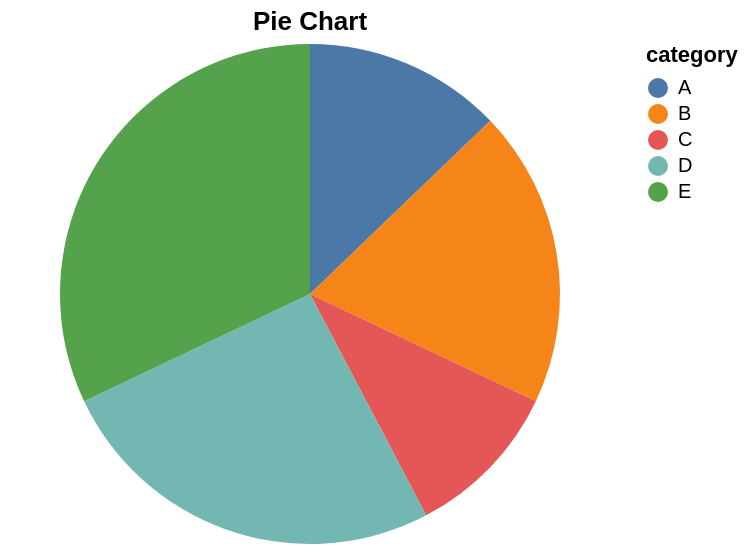

Express this chart as Vega-Lite.
### Vega-Lite specification from a JSON file in a GitHub repository (floating-point values rounded to 4 significant figures)
{"$schema": "https://vega.github.io/schema/vega-lite/v5.20.1.json", "config": {"view": {"continuousHeight": 300, "continuousWidth": 300}}, "data": {"name": "data-da9a454df0df8e8c843a0e21b04bad6c"}, "datasets": {"data-da9a454df0df8e8c843a0e21b04bad6c": [{"category": "A", "month": "Jan", "sales": 3, "value": 10}, {"category": "B", "month": "Feb", "sales": 7, "value": 15}, {"category": "C", "month": "Mar", "sales": 5, "value": 8}, {"category": "D", "month": "Apr", "sales": 10, "value": 20}, {"category": "E", "month": "May", "sales": 8, "value": 25}]}, "encoding": {"color": {"field": "category", "type": "nominal"}, "theta": {"field": "value", "type": "quantitative"}}, "height": 250, "mark": {"type": "arc"}, "title": "Pie Chart", "width": "container"}
